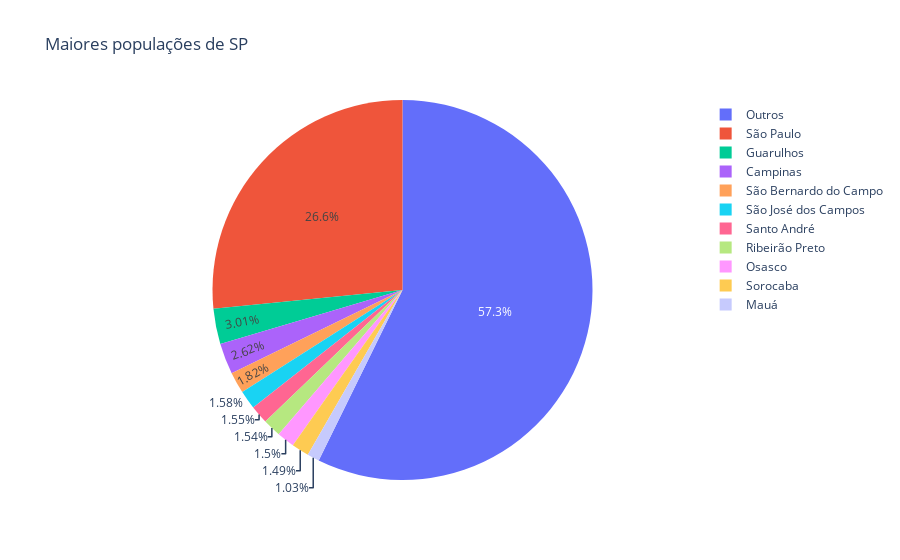

Notebook code cell kept with this figure:
### Code cell
maiores_cidades_sp

fig2 = px.pie(
    maiores_cidades_sp, 
    values='pop_21', 
    names='name', 
    title='Maiores populações de SP'
)

fig2

### Figure 1 — Plotly figure (JSON) as saved in the notebook; plotly's stock layout.template omitted (floating-point values rounded to 4 significant figures)
{"data": [{"domain": {"x": [0, 1], "y": [0, 1]}, "hovertemplate": "name=%{label}<br>pop_21=%{value}<extra></extra>", "labels": ["São Paulo", "Guarulhos", "Campinas", "São Bernardo do Campo", "São José dos Campos", "Santo André", "Ribeirão Preto", "Osasco", "Sorocaba", "Mauá", "Outros"], "legendgroup": "", "name": "", "showlegend": true, "type": "pie", "values": [12396372, 1404694, 1223237, 849874, 737310, 723889, 720116, 701428, 695328, 481725, 26715159]}], "layout": {"autosize": true, "legend": {"tracegroupgap": 0}, "title": {"text": "Maiores populações de SP"}}}
